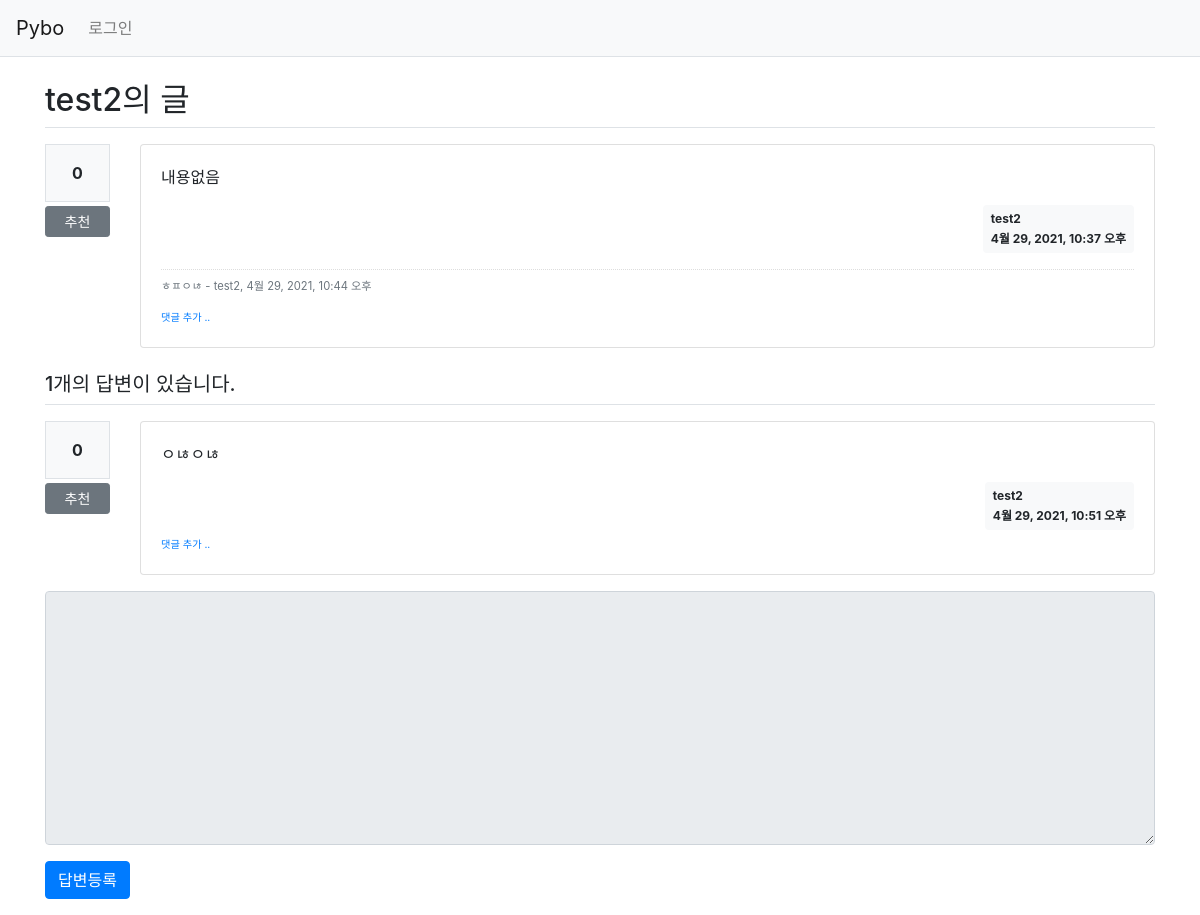
The app's page /pybo/301/, older data.
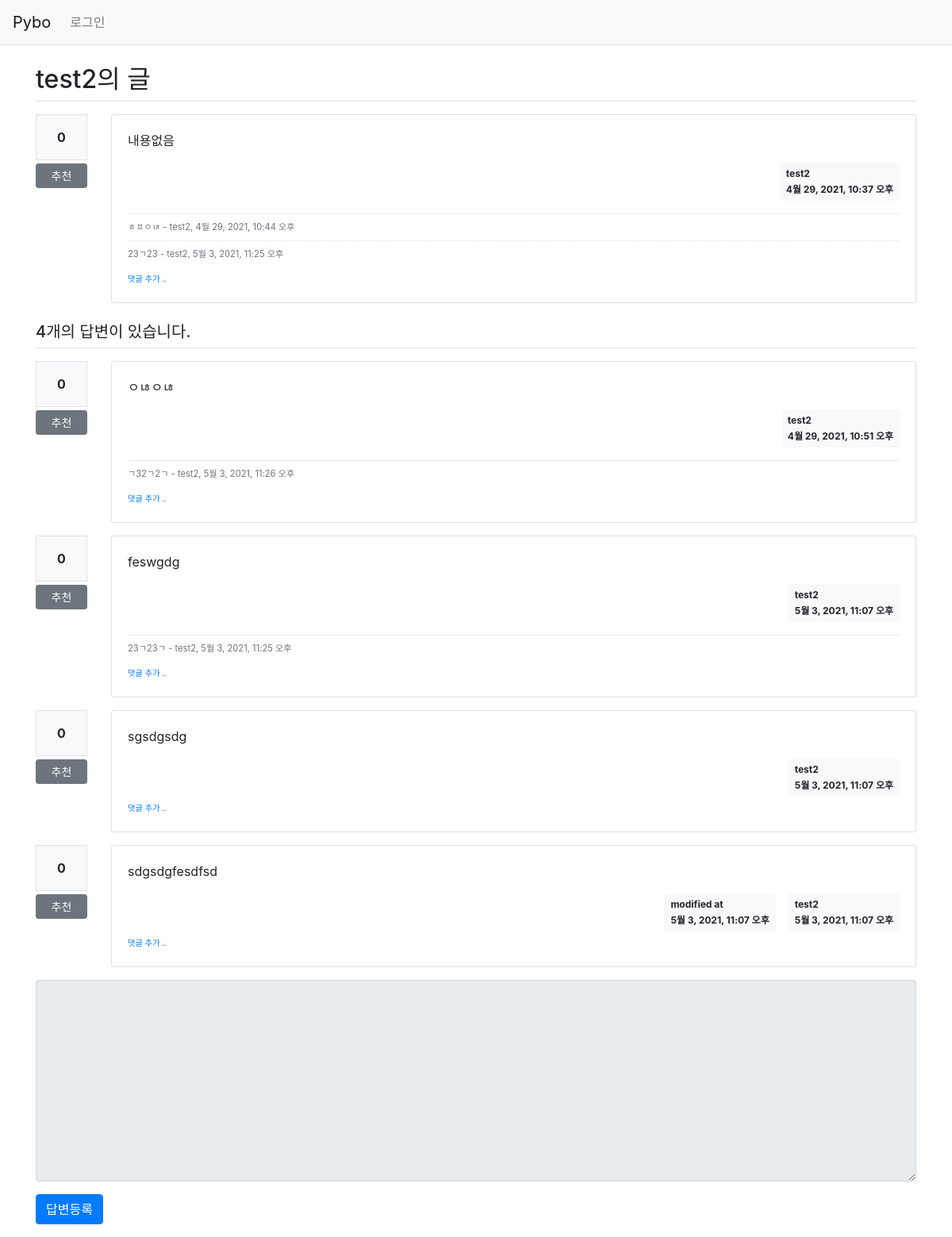
The same page, newer data.
### pybo/models.py (models this page shows, shortened)
class Question(models.Model):
    author = models.ForeignKey(User, on_delete=models.CASCADE,
                               related_name='author_question')
    subject = models.CharField(max_length=200)
    content = models.TextField()
    modify_date = models.DateTimeField(null=True, blank=True)
    create_date = models.DateTimeField()
    voter = models.ManyToManyField(User, related_name='voter_question') # voter 추가

class Comment(models.Model):
    author = models.ForeignKey(User, on_delete=models.CASCADE)
    content = models.TextField()
    create_date = models.DateTimeField()
    modify_date = models.DateTimeField(null=True, blank=True)
    question = models.ForeignKey(Question, null=True, blank=True,
                                 on_delete=models.CASCADE)
    answer = models.ForeignKey(Answer, null=True, blank=True, on_delete=models.CASCADE)

class Answer(models.Model):
    author = models.ForeignKey(User, on_delete=models.CASCADE,
                               related_name='author_answer')
    question = models.ForeignKey(Question, on_delete=models.CASCADE)
    content = models.TextField()
    create_date = models.DateTimeField()
    modify_date = models.DateTimeField(null=True, blank=True)
    voter = models.ManyToManyField(User, related_name='voter_answer')

### pybo/views/base_views.py (the view)
def detail(request, question_id):
    question = get_object_or_404(Question, pk=question_id)
    context = {'question': question}
    return render(request, 'pybo/question_detail.html', context)

### pybo/templatetags/pybo_filter.py (called while the page is built)
@register.filter()
def mark(value):
    extensions = ["nl2br", "fenced_code"]
    return mark_safe(markdown.markdown(value, extensions=extensions))

### templates/pybo/question_detail.html (shortened to what this page needs)
{% extends 'base.html' %}
{% load pybo_filter %}
{% block content %}
<div class="container my-3">
    <h2 class="border-bottom py-2">{{ question.subject }}</h2>
    <div class="row my-3">
        <div class="col-1">
            <div class="bg-light text-center p-3 border font-weight-bolder mb-1">{{question.voter.count}}</div>
            <a href="#" data-uri="{% url 'pybo:vote_question' question.id  %}"
               class="recommend btn btn-sm btn-secondary btn-block my-1">추천</a>
        </div>
        <div class="col-11">
            <div class="card">
                <div class="card-body">
                    <div class="card-text">{{ question.content|mark }}</div>
                    <div class="d-flex justify-content-end">
                        <div class="badge badge-light p-2 text-left">
                            <div class="mb-2">{{ question.author.username }}</div>
                            <div>{{ question.create_date }}</div>
                        </div>
                    </div>
                    {% if question.comment_set.count > 0 %}
                    <div class="mt-3">
                    {% for comment in question.comment_set.all %}
                        <div class="comment py-2 text-muted">
                            <span style="white-space: pre-line;">{{ comment.content }}</span>
                            <span>
                                - {{ comment.author }}, {{ comment.create_date }}
                            </span>
                        </div>
                    {% endfor %}
                    </div>
                    {% endif %}
                    <div>
                        <a href="{% url 'pybo:comment_create_question' question.id  %}"
                           class="small"><small>댓글 추가 ..</small></a>
                    </div>
                </div>
            </div>
        </div>
    </div>
    <h5 class="border-bottom my-3 py-2">{{question.answer_set.count}}개의 답변이 있습니다.</h5>
    {% for answer in question.answer_set.all %}
    <div class="row my-3">
        <div class="col-1">
            <div class="bg-light text-center p-3 border font-weight-bolder mb-1">{{answer.voter.count}}</div>
            <a href="#" data-uri="{% url 'pybo:vote_answer' answer.id  %}"
                class="recommend btn btn-sm btn-secondary btn-block my-1">추천</a>
        </div>
        <div class="col-11">
            <div class="card">
                <div class="card-body">
                    <div class="card-text" style="white-space: pre-line;">{{ answer.content|mark }}</div>
                    <div class="d-flex justify-content-end">
                        {% if answer.modify_date %}
                        <div class="badge badge-light p-2 text-left mx-3">
                            <div class="mb-2">modified at</div>
                            <div>{{ answer.modify_date }}</div>
                        </div>
                        {% endif %}
                        <div class="badge badge-light p-2 text-left">
                            <div class="mb-2">{{ answer.author.username }}</div>
                            <div>{{ answer.create_date }}</div>
                        </div>
                    </div>
                    {% if answer.comment_set.count > 0 %}
                    <div class="mt-3">
                    {% for comment in answer.comment_set.all %}
                        <div class="comment py-2 text-muted">
                            <span style="white-space: pre-line;">{{ comment.content }}</span>
                            <span>
                                - {{ comment.author }}, {{ comment.create_date }}
                            </span>
                        </div>
                    {% endfor %}
                    </div>
                    {% endif %}
                    <div>
                        <a href="{% url 'pybo:comment_create_answer' answer.id  %}"
                           class="small"><small>댓글 추가 ..</small></a>
                    </div>
                </div>
            </div>
        </div>
    </div>
    {% endfor %}
    <form action="{% url 'pybo:answer_create' question.id %}" method="post" class="my-3">
        <div class="form-group">
            <textarea {% if not user.is_authenticated %}disabled{% endif %}
              name="content" id="content" class="form-control" rows="10"></textarea>
        </div>
        <input type="submit" value="답변등록" class="btn btn-primary">
    </form>
</div>
{% endblock %}

### templates/base.html (shortened to what this page needs)
{% load static %}
<!DOCTYPE html>
<html lang="ko">
<head>
    <link rel="stylesheet" type="text/css" href="{% static 'bootstrap.min.css' %}">
    <link rel="stylesheet" type="text/css" href="{% static 'style.css' %}">
</head>
<body>
{% include "navbar.html" %}
{% block content %}
{% endblock %}
</body>
</html>

### templates/navbar.html (shortened to what this page needs)
<nav class="navbar navbar-expand-lg navbar-light bg-light border-bottom">
    <a class="navbar-brand" href="{% url 'pybo:index' %}">Pybo</a>
    <div class="collapse navbar-collapse flex-grow-0" id="navbarNav">
        <ul class="navbar-nav">
            <li class="nav-item">
                {% if user.is_authenticated %}
                <a class="nav-link" href="{% url 'common:logout' %}">
                    {{ user.username }} (로그아웃)
                </a>
                {% else %}
                <a class="nav-link" href="{% url 'common:login' %}">로그인</a>
                {% endif %}
            </li>
        </ul>
    </div>
</nav>

### static/style.css (style rules this page uses)
.comment { border-top:dotted 1px #ddd; font-size:0.7em; }

Row changes from the older to the newer data that the page shows:
computed for Question "test2의 글": answer_set.count "1" → "4"
added Comment: content "23ㄱ23", author "test2", create_date "5월 3, 2021, 11:25 오후", shown under "test2의 글"
added Comment: content "ㄱ32ㄱ2ㄱ", author "test2", create_date "5월 3, 2021, 11:26 오후", shown under Answer "ㅇㄶㅇㄶ"
added Answer: voter.count "0", content|mark "feswgdg", author.username "test2", create_date "5월 3, 2021, 11:07 오후"
added Comment: content "23ㄱ23ㄱ", author "test2", create_date "5월 3, 2021, 11:25 오후", shown under "0"
added Answer: voter.count "0", content|mark "sgsdgsdg", author.username "test2", create_date "5월 3, 2021, 11:07 오후"
added Answer: voter.count "0", content|mark "sdgsdgfesdfsd", modify_date "5월 3, 2021, 11:07 오후", author.username "test2", create_date "5월 3, 2021, 11:07 오후"
